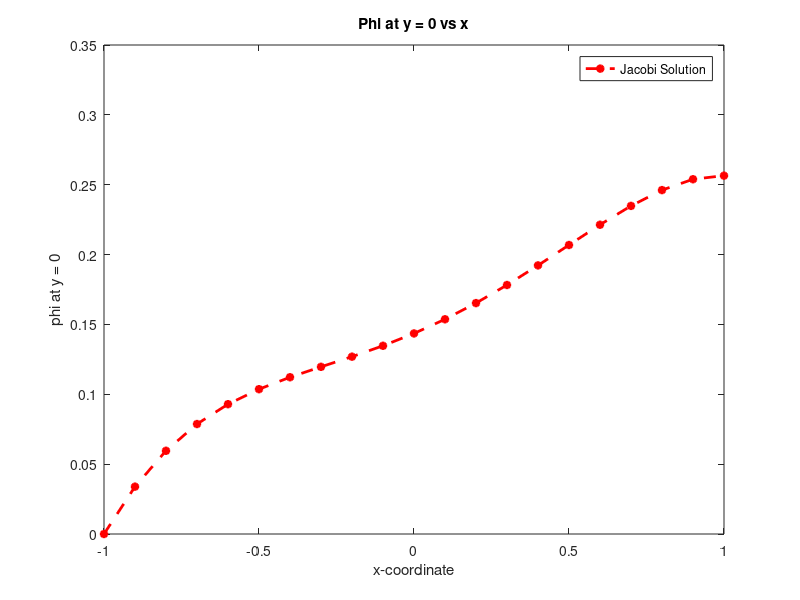
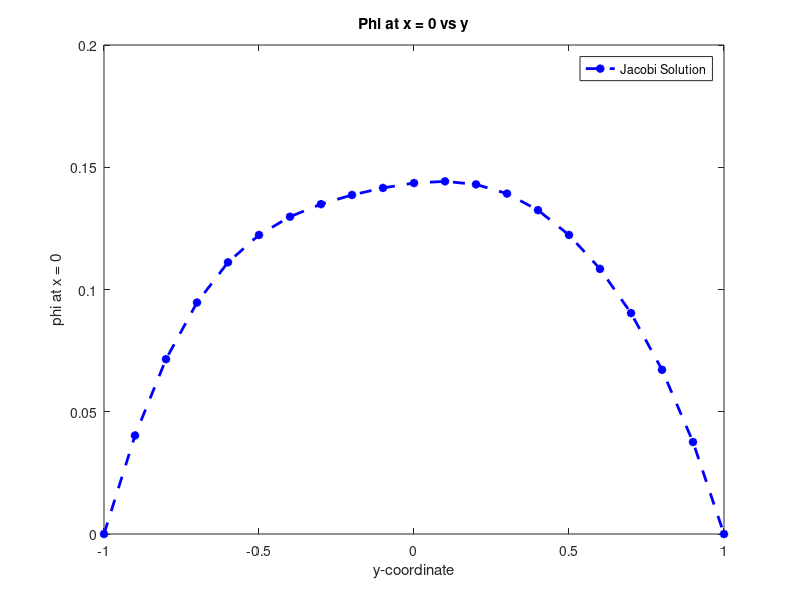

These figures' MATLAB source, in order:
clc
clear
jacobi_soln_1 = [0 0.0339049 0.059572 0.0787079 0.0929142 0.103648 0.112197 0.119657 0.126932 0.134725 0.14354 0.153686 0.165275 0.178222 0.192245 0.206856 0.22136 0.234839 0.24615 0.253912 0.256499];
jacobi_soln_2 = [0 0.0402911 0.0714942 0.094671 0.111112 0.122304 0.129778 0.1349 0.138662 0.141549 0.14354 0.144223 0.142988 0.139226 0.132451 0.122304 0.108438 0.0903445 0.0671678 0.0376173 0];
% It took 716 iterations to converge to the error 9.93947e-05
x = linspace(-1,1,21);
figure
plot(x, jacobi_soln_1, 'r*--', 'LineWidth', 2);
xlabel('x-coordinate');
ylabel('phi at y = 0');
title('Phi at y = 0 vs x');
legend('Jacobi Solution');
figure
plot(x, jacobi_soln_2, 'b*--', 'LineWidth', 2);
xlabel('y-coordinate');
ylabel('phi at x = 0');
title('Phi at x = 0 vs y');
legend('Jacobi Solution');